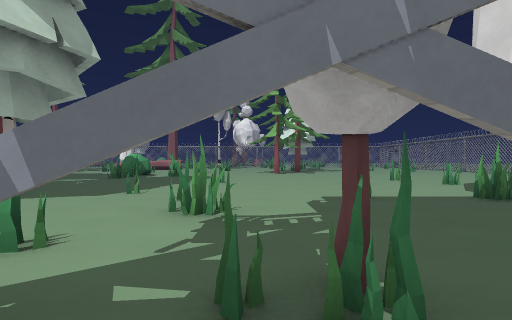
[1] (above)

23 first-person views from a walk through a level from a Godot 3-D game. The camera is 1.4 m above the floor, looks level and sees 80° across. The floor is counted in squares, 2 m on a side. Each view is taken from the middle of a square. On the plan, view 1 faces up. The plan holds only what a view shows up to about 10 squares ahead; the rest is blank. The place goes on beyond the plan. Door leaves are left out where a doorway can be walked through. Surface patterns are stand-ins for the level's own textures.

[2]
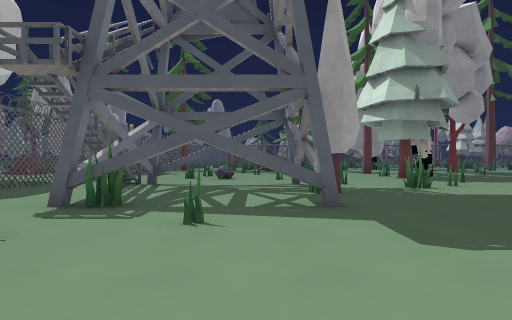

[3]
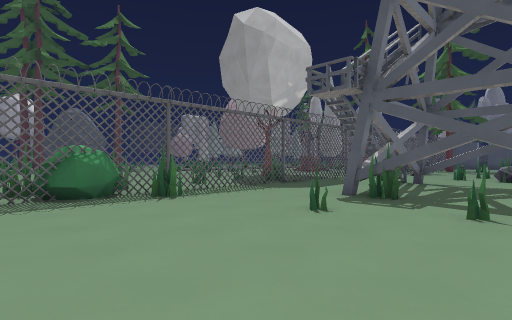

[4]
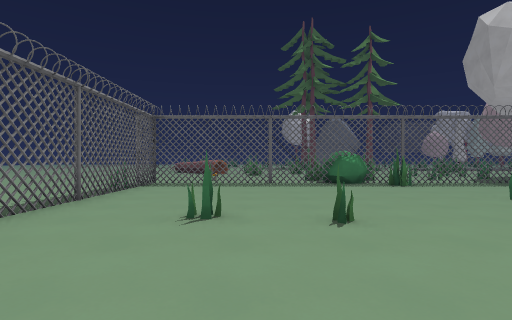

[5]
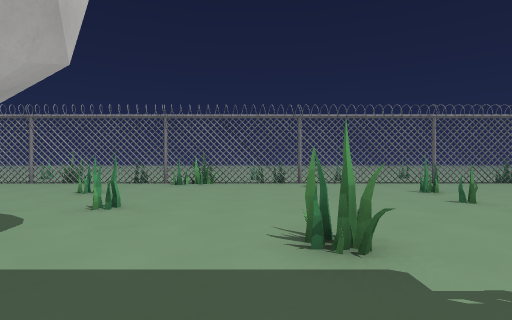

[6]
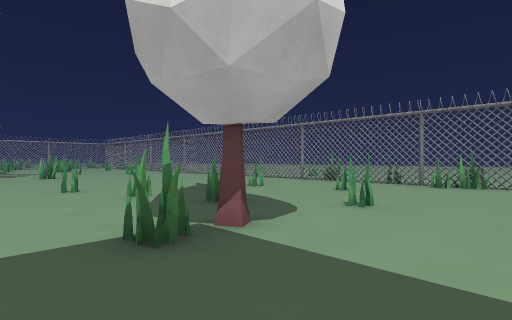

[7]
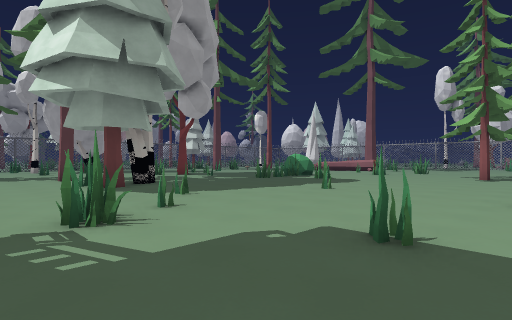

[8]
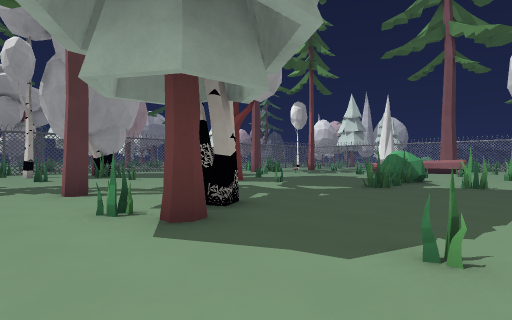

[9]
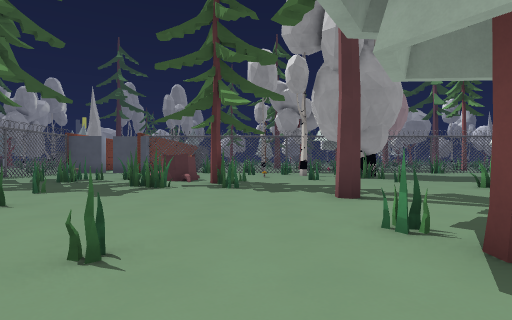

[10]
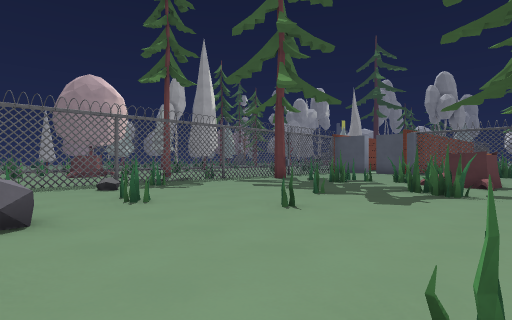

[11]
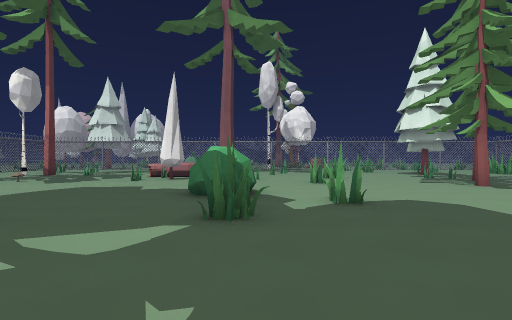

[12]
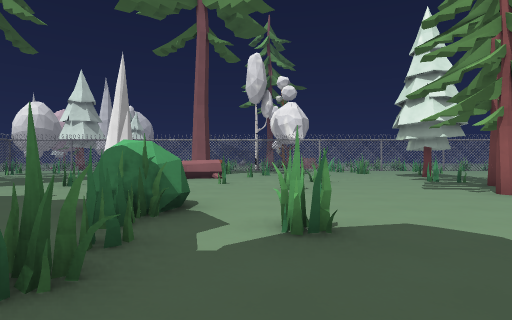

[13]
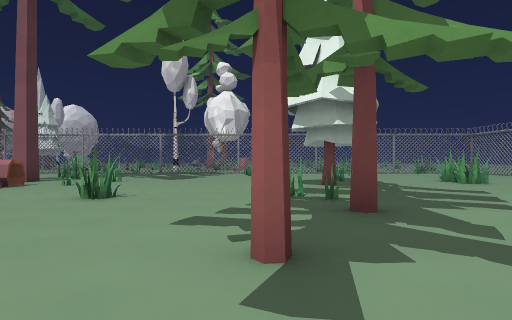

[14]
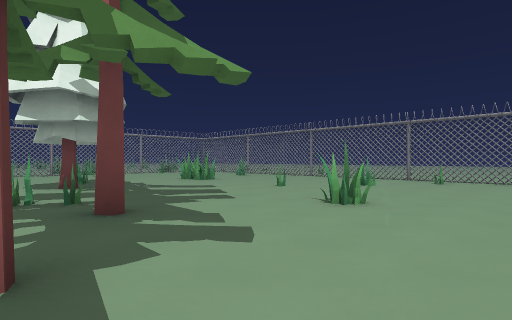

[15]
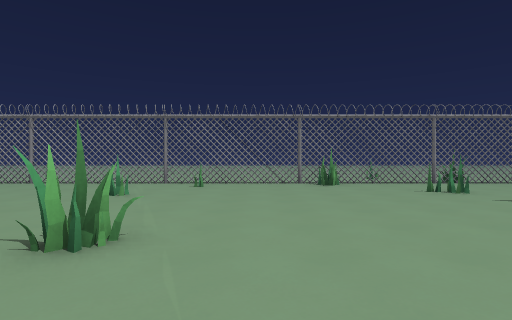

[16]
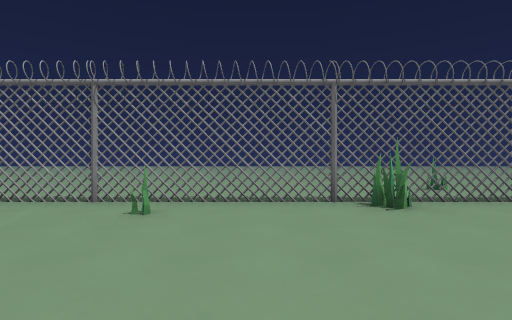

[17]
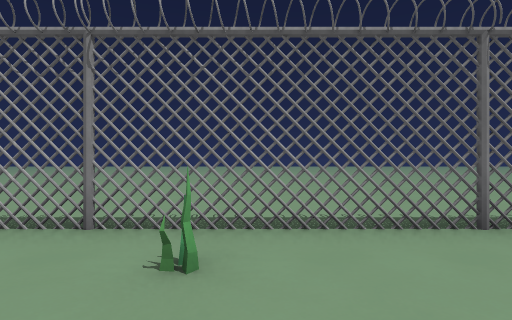

[18]
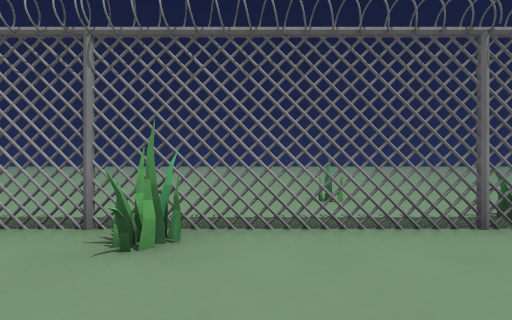

[19]
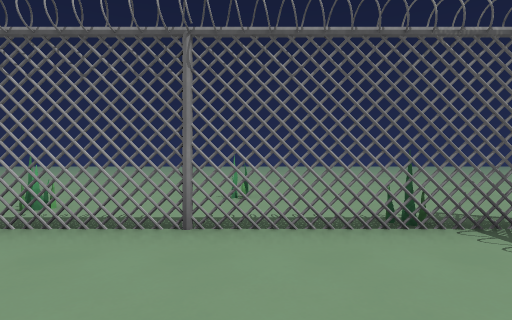

[20]
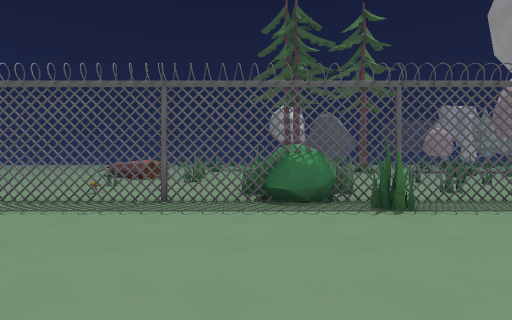

[21]
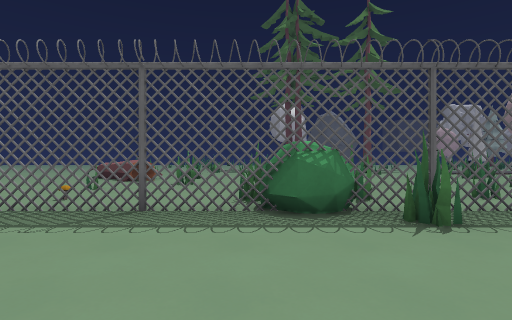

[22]
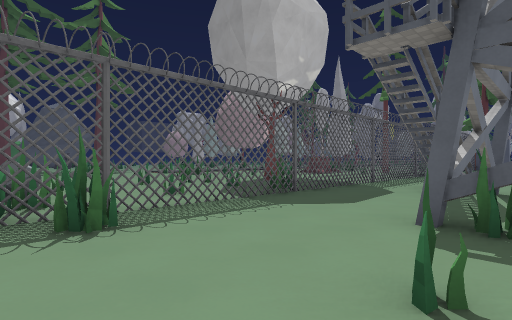

[23]
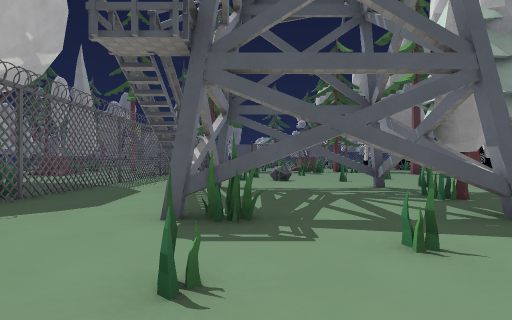

### Floor plan
Key: @ floor where view 1 was taken; # wall or solid block; x gap in a wall; . floor; D open door; = window, fence, low wall or low ledge; ^ raised ledge; R rock; B bush; T pine tree; E tree; O other object.
Columns run from 15 left of view 1 to 19 right of it. Each row starts with its distance up from view 1.
 24         TT.##.........x
 23          .............#.   x.   ...
 22          ^.#......#.....  .#. .....
 21           .............. ..x......
 20     ..   ....#...#.........#.......
 19     ...  .#...........#....x.......
 18   O...#...........T.....#..#.......
 17 OO ...... ..#.......##.....x.......
 16    ...... ......T...##....##.......
 15     .....BB................x.......
 14      ....B#................#.......
 13       ...##x...... ........#.......
 12       ...##....... ........#.......
 11      E.#.......... .#....#.x.#.....
 10   ...#............ ........#.......
  9   #...........=... ...#.#..#.......
  8   ....................x....#.......
  7    ......#............#....x. .....
  6  #....T..##.#....#.##......#.   ...
  5  .............=.......#....#..
  4    ...........#............#..  ..
  3    T#.....#................x.  ....
  2  ##.x..................... #. .....
  1  ^#x#......#.##x##.........#.......
  0  x.....#.....#.@.#.........#.......
 -1  #...#.....R.......#...#.#.x.......
 -2  ##......#...#D..#.........#.......
 -3   .........#.##xx#.#.......x..#....
 -4   . .......  ##............#.......
 -5   T  ..#...................x.......
 -6       ####x###x###x#######x#.......
 -7         .......#....#B#..O.........
 -8         .. ... #..#.x .............
 -9                .....R ....#... ....
-10                ....=.  .......  ...
-11                ..#.    .#.....
-12                       #. .^...

Positions as (right, up) in squares from view 1, and headings:
1: (0, 0), facing up
2: (7, 0), facing left
3: (8, 0), facing down-left
4: (9, 3), facing down
5: (3, 3), facing right
6: (3, 3), facing up-right
7: (3, 3), facing up-left
8: (-2, 4), facing up-left
9: (-3, 4), facing left
10: (-4, 3), facing down-left
11: (-5, 8), facing up
12: (-4, 10), facing up
13: (1, 14), facing up
14: (1, 14), facing up-right
15: (3, 15), facing right
16: (7, 15), facing right
17: (9, 16), facing right
18: (9, 12), facing right
19: (9, -3), facing right
20: (7, -1), facing down
21: (7, -2), facing down
22: (6, -2), facing down-left
23: (6, -2), facing left
